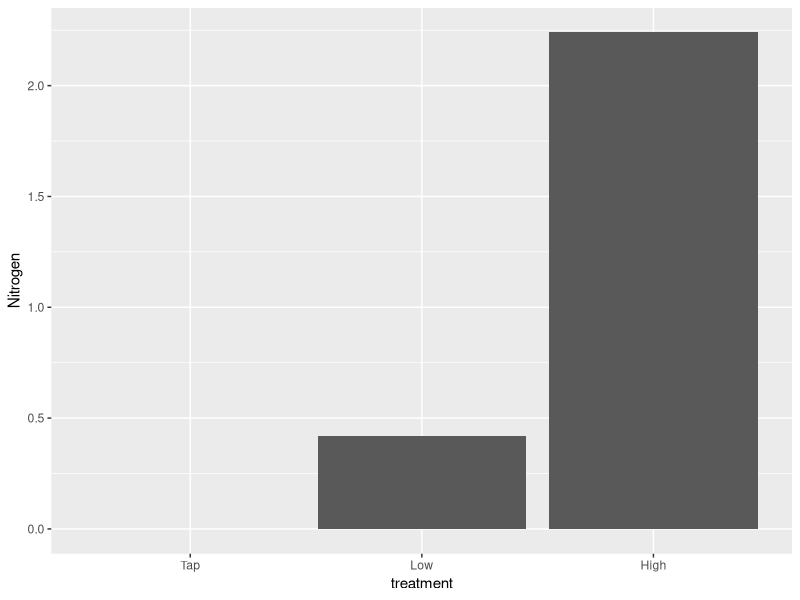
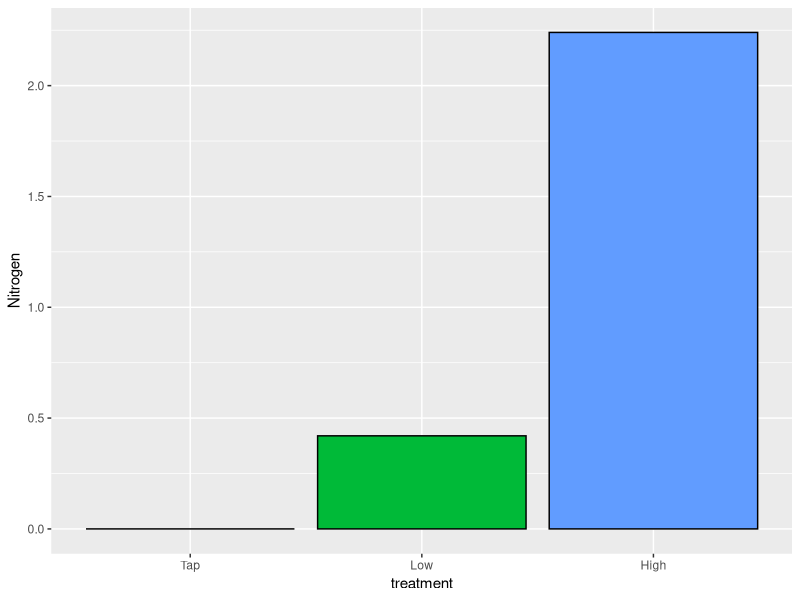
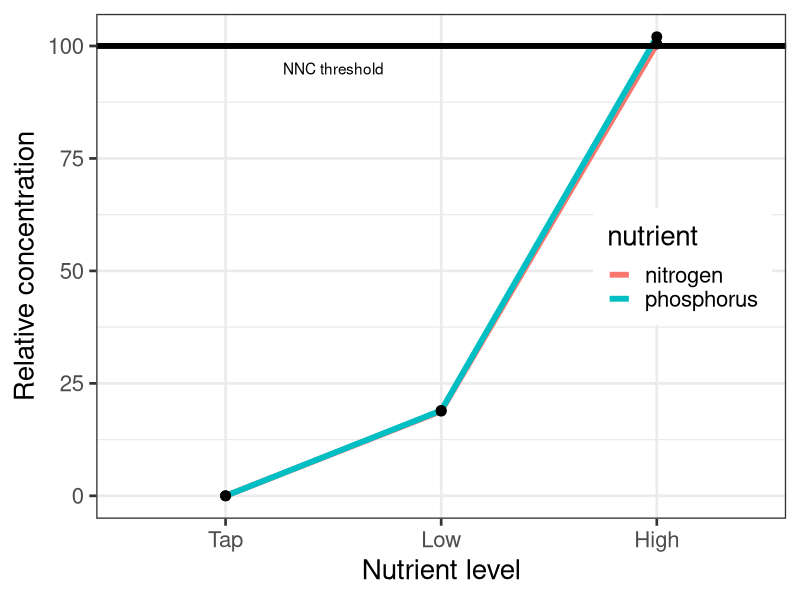
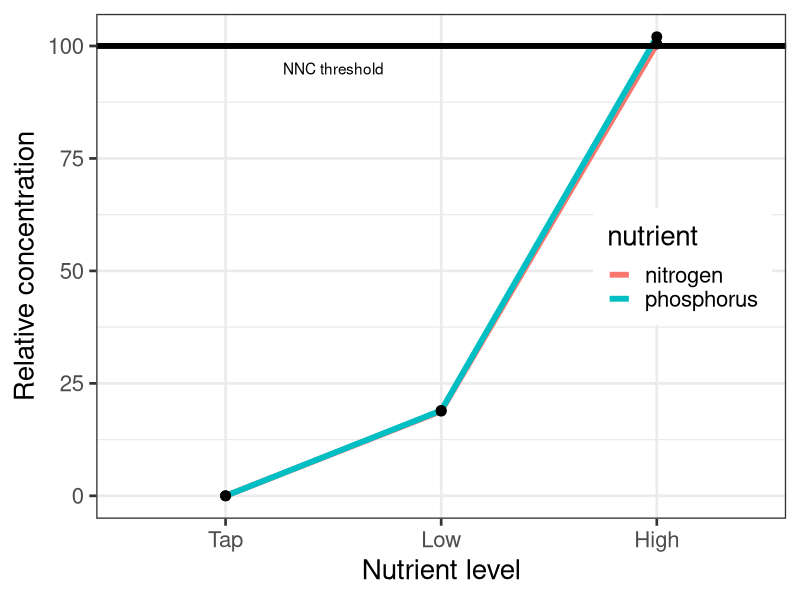

Reproduce these figures in R, in order.
## ---- chunk 1
library(ggplot2)

treat.high.N <- 2.24
treat.low.N <- 0.42
treat.high.P <- 0.50
treat.low.P <- 0.093

NNC.N <- 2.23
NNC.P <- 0.49


dat <- data.frame(
  treatment= factor(c("Tap", "Low", "High"), levels = c("Tap", "Low", "High")),
  Nitrogen = c(0, treat.low.N, treat.high.N), 
  Phosphorus = c(0, treat.low.P, treat.high.P)
  )


## ---- chunk 2
# very basic bar graph
ggplot(data = dat, aes(x=treatment, y=Nitrogen))+
  geom_bar(stat="identity")

# map treatment to different fill colors, add black line, no legend
ggplot(data = dat, aes(x=treatment, y=Nitrogen, fill = treatment))+
  geom_bar(color="black", stat="identity")+
  guides(fill=FALSE)

## ---- chunk 3
Nitrogen <- c(0, treat.low.N, treat.high.N)
Phosphorus <- c(0, treat.low.P, treat.high.P)
N.rel <- (Nitrogen/NNC.N)*100
P.rel <- (Phosphorus/NNC.P)*100

data <- data.frame(
  treatment= factor(rep(c("Tap", "Low", "High"),2), levels = c("Tap", "Low", "High")),
  nutrient = factor(rep(c("nitrogen", "phosphorus"), each=3)),
  concentration = c(N.rel,P.rel)
  )

## ---- chunk 4
# Basic line graph

line.plot <- ggplot(data=data, aes(x=treatment, y=concentration, group=nutrient)) +
    geom_line(aes(color=nutrient), size=2) +
    geom_point(size=3, fill="white")+
    xlab("Nutrient level") + ylab("Relative concentration")+
    geom_hline(aes(yintercept=100), size = 2)+
    #theme(axis.title.x=element_text(size=20))+
  #theme(axis.text.x = element_text(size=20))+
    #theme(axis.title.y=element_text(size=20))+
  #theme(axis.text.y = element_text(size=20))+
  annotate("text", x = 1.5, y = 95, label = "NNC threshold")+
  theme_bw(base_size=20)+
  theme(legend.position=c(.85, .50))
  
line.plot

  
## ---- chunk 5
png("TreatmentLevels.png")
# or tiff("plot.tiff")
print(line.plot)
dev.off()

